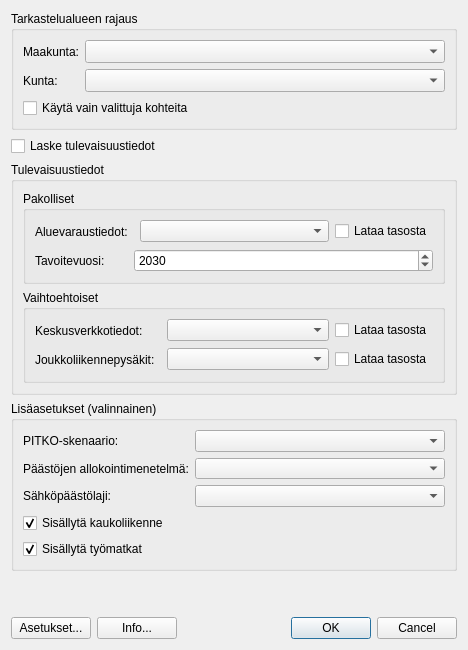
<?xml version="1.0" encoding="UTF-8"?>
<ui version="4.0">
 <class>Dialog</class>
 <widget class="QDialog" name="Dialog">
  <property name="geometry">
   <rect>
    <x>0</x>
    <y>0</y>
    <width>468</width>
    <height>650</height>
   </rect>
  </property>
  <property name="windowTitle">
   <string>Ilmastotyökalu</string>
  </property>
  <layout class="QVBoxLayout" name="verticalLayout_8">
   <item>
    <layout class="QVBoxLayout" name="mainLayout">
     <item>
      <widget class="QgsCollapsibleGroupBox" name="areaBox">
       <property name="minimumSize">
        <size>
         <width>400</width>
         <height>0</height>
        </size>
       </property>
       <property name="toolTip">
        <string>Rajaa aluetta, jolla laskenta suoritetaan</string>
       </property>
       <property name="title">
        <string>Tarkastelualueen rajaus</string>
       </property>
       <layout class="QVBoxLayout" name="verticalLayout_2">
        <item>
         <layout class="QFormLayout" name="formLayout_3">
         <item row="0" column="0">
           <widget class="QLabel" name="inputRegLabel">
            <property name="text">
             <string>Maakunta:</string>
            </property>
           </widget>
          </item>
          <item row="0" column="1">
           <widget class="QComboBox" name="inputReg">
            <property name="sizePolicy">
             <sizepolicy hsizetype="Expanding" vsizetype="Fixed">
              <horstretch>0</horstretch>
              <verstretch>0</verstretch>
             </sizepolicy>
            </property>
            <property name="minimumSize">
             <size>
              <width>0</width>
              <height>23</height>
             </size>
            </property>
            <property name="toolTip">
             <string>Aseta maakunta</string>
            </property>
           </widget>
          </item>
          <item row="1" column="0">
           <widget class="QLabel" name="inputMunLabel">
            <property name="text">
             <string>Kunta:</string>
            </property>
           </widget>
          </item>
          <item row="1" column="1">
           <widget class="QComboBox" name="inputMun">
            <property name="sizePolicy">
             <sizepolicy hsizetype="Expanding" vsizetype="Fixed">
              <horstretch>0</horstretch>
              <verstretch>0</verstretch>
             </sizepolicy>
            </property>
            <property name="minimumSize">
             <size>
              <width>0</width>
              <height>23</height>
             </size>
            </property>
            <property name="toolTip">
             <string>Aseta laskennan kunta</string>
            </property>
           </widget>
          </item>
         </layout>
        </item>
        <item>
         <widget class="QCheckBox" name="onlySelectedFeats">
          <property name="text">
           <string>Käytä vain valittuja kohteita</string>
          </property>
         </widget>
        </item>
       </layout>
      </widget>
     </item>
     <item>
      <widget class="QCheckBox" name="calculateFuture">
       <property name="enabled">
        <bool>true</bool>
       </property>
       <property name="toolTip">
        <string>Laske tulevaisuusskenaario</string>
       </property>
       <property name="text">
        <string>Laske tulevaisuustiedot</string>
       </property>
       <property name="checkable">
        <bool>true</bool>
       </property>
       <property name="checked">
        <bool>false</bool>
       </property>
      </widget>
     </item>
     <item>
      <widget class="QgsCollapsibleGroupBox" name="futureBox">
       <property name="enabled">
        <bool>true</bool>
       </property>
       <property name="title">
        <string>Tulevaisuustiedot</string>
       </property>
       <layout class="QVBoxLayout" name="verticalLayout_4">
        <item>
         <widget class="QgsCollapsibleGroupBox" name="futureRequired">
          <property name="enabled">
           <bool>true</bool>
          </property>
          <property name="title">
           <string>Pakolliset</string>
          </property>
          <layout class="QVBoxLayout" name="verticalLayout_6">
           <item>
            <layout class="QFormLayout" name="formLayout_5">
             <item row="0" column="0">
              <widget class="QLabel" name="futureAreasLabel">
               <property name="text">
                <string>Aluevaraustiedot:</string>
               </property>
              </widget>
             </item>
             <item row="1" column="0">
              <widget class="QLabel" name="targetYearLabel">
               <property name="text">
                <string>Tavoitevuosi:</string>
               </property>
              </widget>
             </item>
             <item row="1" column="1">
              <widget class="QgsSpinBox" name="targetYear">
               <property name="minimum">
                <number>2020</number>
               </property>
               <property name="maximum">
                <number>2050</number>
               </property>
               <property name="value">
                <number>2030</number>
               </property>
               <property name="showClearButton" stdset="0">
                <bool>false</bool>
               </property>
               <property name="clearValue" stdset="0">
                <bool>false</bool>
               </property>
              </widget>
             </item>
             <item row="0" column="1">
              <layout class="QHBoxLayout" name="futureAreasLayout">
               <item>
                <widget class="QgsFileWidget" name="futureAreasFile" native="true">
                 <property name="enabled">
                  <bool>true</bool>
                 </property>
                 <property name="minimumSize">
                  <size>
                   <width>0</width>
                   <height>23</height>
                  </size>
                 </property>
                 <property name="filter" stdset="0">
                  <string>Shape-tiedosto (*.shp)</string>
                 </property>
                </widget>
               </item>
               <item>
                <widget class="QgsMapLayerComboBox" name="futureAreasLayerList">
                 <property name="enabled">
                  <bool>true</bool>
                 </property>
                 <property name="sizePolicy">
                  <sizepolicy hsizetype="Expanding" vsizetype="Fixed">
                   <horstretch>0</horstretch>
                   <verstretch>0</verstretch>
                  </sizepolicy>
                 </property>
                </widget>
               </item>
               <item>
                <widget class="QCheckBox" name="futureAreasLoadLayer">
                 <property name="text">
                  <string>Lataa tasosta</string>
                 </property>
                </widget>
               </item>
              </layout>
             </item>
            </layout>
           </item>
          </layout>
         </widget>
        </item>
        <item>
         <widget class="QgsCollapsibleGroupBox" name="futureOptional">
          <property name="enabled">
           <bool>true</bool>
          </property>
          <property name="title">
           <string>Vaihtoehtoiset</string>
          </property>
          <layout class="QVBoxLayout" name="verticalLayout_7">
           <item>
            <layout class="QFormLayout" name="formLayout_4">
             <item row="0" column="0">
              <widget class="QLabel" name="futureNetworkLabel">
               <property name="text">
                <string>Keskusverkkotiedot:</string>
               </property>
              </widget>
             </item>
             <item row="0" column="1">
              <layout class="QHBoxLayout" name="futureNetworkLayout">
               <item>
                <widget class="QgsFileWidget" name="futureNetworkFile" native="true">
                 <property name="enabled">
                  <bool>true</bool>
                 </property>
                 <property name="minimumSize">
                  <size>
                   <width>0</width>
                   <height>23</height>
                  </size>
                 </property>
                 <property name="filter" stdset="0">
                  <string>Shape-tiedosto (*.shp)</string>
                 </property>
                </widget>
               </item>
               <item>
                <widget class="QgsMapLayerComboBox" name="futureNetworkLayerList">
                 <property name="enabled">
                  <bool>true</bool>
                 </property>
                 <property name="sizePolicy">
                  <sizepolicy hsizetype="Expanding" vsizetype="Fixed">
                   <horstretch>0</horstretch>
                   <verstretch>0</verstretch>
                  </sizepolicy>
                 </property>
                </widget>
               </item>
               <item>
                <widget class="QCheckBox" name="futureNetworkLoadLayer">
                 <property name="text">
                  <string>Lataa tasosta</string>
                 </property>
                </widget>
               </item>
              </layout>
             </item>
             <item row="1" column="0">
              <widget class="QLabel" name="futureStopsLabel">
               <property name="text">
                <string>Joukkoliikennepysäkit:</string>
               </property>
              </widget>
             </item>
             <item row="1" column="1">
              <layout class="QHBoxLayout" name="futureStopsLayout">
               <item>
                <widget class="QgsFileWidget" name="futureStopsFile" native="true">
                 <property name="enabled">
                  <bool>true</bool>
                 </property>
                 <property name="minimumSize">
                  <size>
                   <width>0</width>
                   <height>23</height>
                  </size>
                 </property>
                 <property name="filter" stdset="0">
                  <string>Shape-tiedosto (*.shp)</string>
                 </property>
                </widget>
               </item>
               <item>
                <widget class="QgsMapLayerComboBox" name="futureStopsLayerList">
                 <property name="enabled">
                  <bool>true</bool>
                 </property>
                 <property name="sizePolicy">
                  <sizepolicy hsizetype="Expanding" vsizetype="Fixed">
                   <horstretch>0</horstretch>
                   <verstretch>0</verstretch>
                  </sizepolicy>
                 </property>
                </widget>
               </item>
               <item>
                <widget class="QCheckBox" name="futureStopsLoadLayer">
                 <property name="text">
                  <string>Lataa tasosta</string>
                 </property>
                </widget>
               </item>
              </layout>
             </item>
            </layout>
           </item>
          </layout>
         </widget>
        </item>
       </layout>
      </widget>
     </item>
     <item>
      <widget class="QgsCollapsibleGroupBox" name="advancedBox">
       <property name="title">
        <string>Lisäasetukset (valinnainen)</string>
       </property>
       <property name="collapsed" stdset="0">
        <bool>true</bool>
       </property>
       <property name="saveCollapsedState" stdset="0">
        <bool>false</bool>
       </property>
       <layout class="QVBoxLayout" name="verticalLayout_5">
        <item>
         <layout class="QFormLayout" name="formLayout_2">
          <item row="0" column="0">
           <widget class="QLabel" name="label_5">
            <property name="text">
             <string>PITKO-skenaario:</string>
            </property>
           </widget>
          </item>
          <item row="0" column="1">
           <widget class="QComboBox" name="pitkoScenario">
            <property name="minimumSize">
             <size>
              <width>180</width>
              <height>20</height>
             </size>
            </property>
            <property name="toolTip">
             <string>Valitse PITKO-skenaario. Oletus: wem</string>
            </property>
           </widget>
          </item>
          <item row="1" column="0">
           <widget class="QLabel" name="label_6">
            <property name="text">
             <string>Päästöjen allokointimenetelmä:</string>
            </property>
           </widget>
          </item>
          <item row="1" column="1">
           <widget class="QComboBox" name="emissionsAllocation">
            <property name="minimumSize">
             <size>
              <width>180</width>
              <height>20</height>
             </size>
            </property>
            <property name="toolTip">
             <string>Valitse päästöjen allokointimenetelmä. Oletus: hjm</string>
            </property>
           </widget>
          </item>
          <item row="2" column="0">
           <widget class="QLabel" name="label_12">
            <property name="text">
             <string>Sähköpäästölaji:</string>
            </property>
           </widget>
          </item>
          <item row="2" column="1">
           <widget class="QComboBox" name="elecEmissionType">
            <property name="minimumSize">
             <size>
              <width>180</width>
              <height>20</height>
             </size>
            </property>
            <property name="toolTip">
             <string>Valitse sähköpäästölaji, Oletus: hankinta</string>
            </property>
           </widget>
          </item>
          <item row="3" column="0" colspan="2">
           <widget class="QCheckBox" name="includeLongDistance">
            <property name="text">
             <string>Sisällytä kaukoliikenne</string>
            </property>
            <property name="checked">
             <bool>true</bool>
            </property>
           </widget>
          </item>
          <item row="4" column="0" colspan="2">
           <widget class="QCheckBox" name="includeBusinessTravel">
            <property name="text">
             <string>Sisällytä työmatkat</string>
            </property>
            <property name="checked">
             <bool>true</bool>
            </property>
           </widget>
          </item>
         </layout>
        </item>
       </layout>
      </widget>
     </item>
     <item>
      <spacer name="verticalSpacer">
       <property name="orientation">
        <enum>Qt::Vertical</enum>
       </property>
       <property name="sizeHint" stdset="0">
        <size>
         <width>20</width>
         <height>40</height>
        </size>
       </property>
      </spacer>
     </item>
     <item>
      <layout class="QHBoxLayout" name="menuLayout">
       <item>
        <widget class="QPushButton" name="settingsButton">
         <property name="text">
          <string>Asetukset...</string>
         </property>
        </widget>
       </item>
       <item>
        <widget class="QPushButton" name="infoButton">
         <property name="text">
          <string>Info...</string>
         </property>
        </widget>
       </item>
       <item>
        <widget class="QDialogButtonBox" name="buttonBox">
         <property name="orientation">
          <enum>Qt::Horizontal</enum>
         </property>
         <property name="standardButtons">
          <set>QDialogButtonBox::Cancel|QDialogButtonBox::Ok</set>
         </property>
        </widget>
       </item>
      </layout>
     </item>
    </layout>
   </item>
  </layout>
 </widget>
 <customwidgets>
  <customwidget>
   <class>QgsCollapsibleGroupBox</class>
   <extends>QGroupBox</extends>
   <header>qgscollapsiblegroupbox.h</header>
   <container>1</container>
  </customwidget>
  <customwidget>
   <class>QgsFileWidget</class>
   <extends>QWidget</extends>
   <header>qgsfilewidget.h</header>
  </customwidget>
  <customwidget>
   <class>QgsMapLayerComboBox</class>
   <extends>QComboBox</extends>
   <header>qgsmaplayercombobox.h</header>
  </customwidget>
  <customwidget>
   <class>QgsSpinBox</class>
   <extends>QSpinBox</extends>
   <header>qgsspinbox.h</header>
  </customwidget>
 </customwidgets>
 <resources/>
 <connections>
  <connection>
   <sender>buttonBox</sender>
   <signal>accepted()</signal>
   <receiver>Dialog</receiver>
   <slot>accept()</slot>
   <hints>
    <hint type="sourcelabel">
     <x>248</x>
     <y>254</y>
    </hint>
    <hint type="destinationlabel">
     <x>157</x>
     <y>274</y>
    </hint>
   </hints>
  </connection>
  <connection>
   <sender>buttonBox</sender>
   <signal>rejected()</signal>
   <receiver>Dialog</receiver>
   <slot>reject()</slot>
   <hints>
    <hint type="sourcelabel">
     <x>316</x>
     <y>260</y>
    </hint>
    <hint type="destinationlabel">
     <x>286</x>
     <y>274</y>
    </hint>
   </hints>
  </connection>
 </connections>
</ui>
